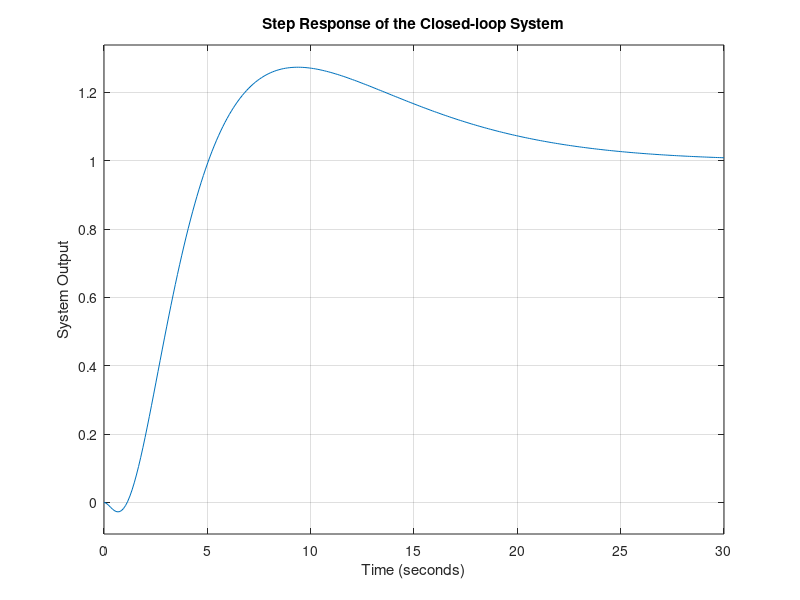

This chart was generated by the following MATLAB code:
clc; clear; close all;

s = tf('s');

numG1 = (s + 0.1);  
denG1 = s;          

numG2 = -10 * (s^3 + 0.9 * s^2 + 9 * s);  
denG2 = (2 * s^3 + 6 * s^2 + 7 * s);     

numG3 = (0.1 * s - 0.2);  
denG3 = (s^3 + 0.9 * s^2 + 9 * s);  

L = (numG1 / denG1) * (numG2 / denG2) * (numG3 / denG3);

T = feedback(L, 1);

figure;
step(T);
grid on;
title('Step Response of the Closed-loop System');
xlabel('Time (seconds)');
ylabel('System Output');
